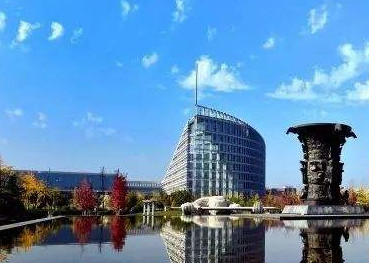
#> input picture imageStitching/data/test1.jpeg, 369 x 263 px
$ python image_stitching.py
#> lines starting #> are read from the running program, lines starting #| are printed output that depends on the picture
'''
 * Copyright 2018/10/29 Yan Wang.
 *
 * Author: Yan Wang <dieqi317@gmail.com>
 *
 '''

import cv2
from matplotlib import pyplot as plt
import numpy as np
import math

# histogram equalization in RGB
def equalize_histogram(img):
    (ch_b, ch_g, ch_r) = cv2.split(img)
    ch_bH = cv2.equalizeHist(ch_b)
    ch_gH = cv2.equalizeHist(ch_g)
    ch_rH = cv2.equalizeHist(ch_r)
    img_equal = cv2.merge((ch_bH, ch_gH, ch_rH))
    return img_equal

# draw match between two img
def draw_matches(img1,kps_img1,img2,kps_img2,matches):
    # get shape of img
    h1, w1 = img1.shape[:2]
    h2, w2 = img2.shape[:2]
    vis = np.zeros((max(h1, h2), w1 + w2, 3), np.uint8)
    # add two img
    vis[:h1, :w1] = img1
    vis[:h2, w1:w1 + w2] = img2
    # get the match point in two img
    p1 = [kpp.queryIdx for kpp in matches]
    p2 = [kpp.trainIdx for kpp in matches]
    post1 = np.int32([kps_img1[pp].pt for pp in p1])
    post2 = np.int32([kps_img2[pp].pt for pp in p2]) + (w1, 0)
    # draw the line
    for (x1, y1), (x2, y2) in zip(post1, post2):
        cv2.line(vis, (x1, y1), (x2, y2), (0,0,255))
    # show the matches
    cv2.imwrite("match.jpg",vis)
    cv2.namedWindow("match",cv2.WINDOW_NORMAL)
    cv2.imshow("match", vis)


# find homography by SIFT
def get_homography(img1,img2):
    # initialize SIFT
    sift = cv2.xfeatures2d.SIFT_create()

    # find keypoints
    (kps_img1,features_img1) = sift.detectAndCompute(img1,None)
    (kps_img2,features_img2) = sift.detectAndCompute(img2,None)

    # feature matching
    bf = cv2.BFMatcher()
    matches = bf.knnMatch(features_img1,features_img2,k=2)

    #use distance to judge whether match can Use
    verified_matches = []
    for loop1,loop2 in matches:
        # add to array only if it's a good match
        if loop1.distance < 0.5 * loop2.distance:
            verified_matches.append(loop1)

    draw_matches(img1,kps_img1,img2,kps_img2,verified_matches)

    img1_pts = []
    img2_pts = []

    # add matching points to transform_array
    for match in verified_matches:
        img1_pts.append(kps_img1[match.queryIdx].pt)
        img2_pts.append(kps_img2[match.trainIdx].pt)
    img1_pts = np.float32(img1_pts).reshape(-1,1,2)
    img2_pts = np.float32(img2_pts).reshape(-1,1,2)

    # get homography matrix
    homography_M,mask = cv2.findHomography(img1_pts,img2_pts,cv2.RANSAC,5.0)

    return homography_M

# use the keypoints to stitch the images
# learn the foundation in https://github.com/pavanpn/Image-Stitching
def stitch_image(img2,img1,homography_M):
    # get width and height of input images
    img1_w,img1_h = img1.shape[:2]
    img2_w,img2_h = img2.shape[:2]

    # get the canvas dimesions
    img1_dims = np.float32([[0,0],[0,img1_w],[img1_h,img1_w],[img1_h,0]]).reshape(-1,1,2)
    src_img2_dims = np.float32([[0,0],[0,img2_w],[img2_h,img2_w],[img2_h,0]]).reshape(-1,1,2)

    # get relative perspective of second image
    img2_dims = cv2.perspectiveTransform(src_img2_dims,homography_M)

    # resulting dimensions
    result_dims = np.concatenate((img1_dims,img2_dims),axis = 0)

    # Calculate dimesions of match points
    [x_min,y_min] = np.int32(result_dims.min(axis=0).ravel() - 1)
    [x_max,y_max] = np.int32(result_dims.max(axis=0).ravel() + 1)

    # Create output array after affine transformation
    transform_dist = [-x_min,-y_min]
    transform_array = np.array([[1,0,transform_dist[0]],
                                [0,1,transform_dist[1]],
                                [0,0,1]])

    # warp images to get the resulting image
    result_img = cv2.warpPerspective(img2,transform_array.dot(M),
                                    (x_max - x_min, y_max - y_min))
    result_img[transform_dist[1]:img1_w + transform_dist[1],
               transform_dist[0]:img1_h + transform_dist[0]] = img1

    return result_img

if __name__ == '__main__':
    # get the path of img
    img1_path = "data/test1.jpeg"
    img2_path = "data/test2.jpeg"
    output_name = "result.jpg"

    # read the aim img
    img1 = cv2.imread(img1_path)
#> img1 is the input picture: shape (263, 369, 3); mean B, G, R 183.2, 142.3, 96.5
    img2 = cv2.imread(img2_path)
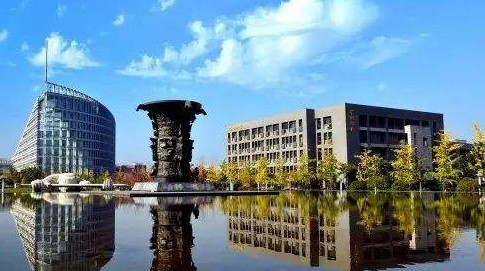
#> input picture imageStitching/data/test2.jpeg, 485 x 271 px
#> img2 is the input picture: shape (271, 485, 3); mean B, G, R 155, 137.9, 109.7

    # equalize histogram
    img1_equal = equalize_histogram(img1)
    img2_equal = equalize_histogram(img2)
#> in equalize_histogram (call 2), `ch_bH = cv2.equalizeHist(ch_b)`:
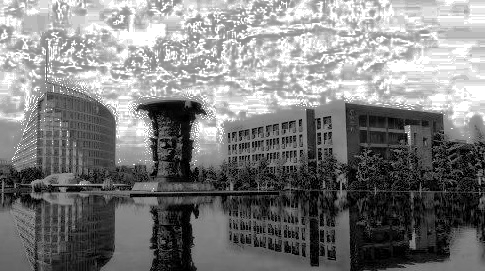
#> ch_bH: shape (271, 485); min 0, max 255, mean 126
#> in equalize_histogram (call 2), `ch_gH = cv2.equalizeHist(ch_g)`:
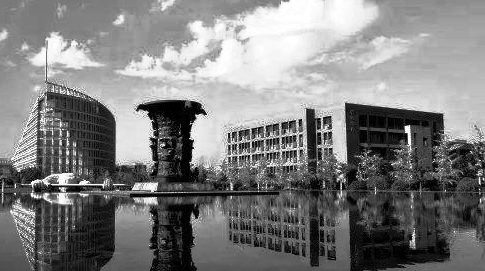
#> ch_gH: shape (271, 485); min 0, max 255, mean 126.6
#> in equalize_histogram (call 2), `ch_rH = cv2.equalizeHist(ch_r)`:
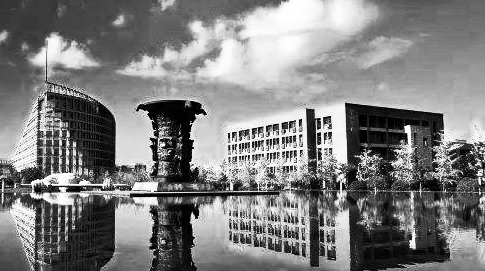
#> ch_rH: shape (271, 485); min 0, max 255, mean 127.3
#> in equalize_histogram (call 2), `img_equal = cv2.merge((ch_bH, ch_gH, ch_rH))`:
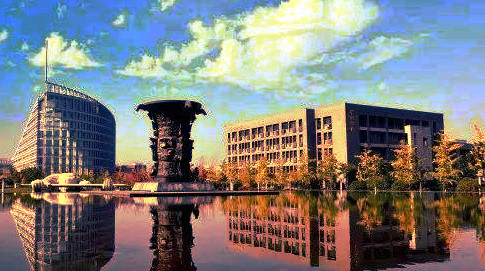
#> img_equal: shape (271, 485, 3); mean B, G, R 126, 126.6, 127.3

    # use SIFT and knnMatch to get  homography
    M = get_homography(img1_equal,img2_equal)
#> in get_homography, `(kps_img1,features_img1) = sift.detectAndCompute(img1,None)`: kps_img1 = 760 keypoints; strongest (x, y, size): (313, 168, 2.3), (217, 175, 2.5), (217, 185, 2.5), (224, 167, 2.6)
#> in get_homography, `(kps_img2,features_img2) = sift.detectAndCompute(img2,None)`: kps_img2 = 1192 keypoints; strongest (x, y, size): (407, 129, 5), (301, 136, 2.1), (300, 120, 2.3), (174, 117, 29.2)
#> in get_homography, `matches = bf.knnMatch(features_img1,features_img2,k=2)`: matches = 760 matches
#> after the loop in get_homography, `for loop1,loop2 in matches:`: verified_matches = 229 matches
#> in draw_matches, `p1 = [kpp.queryIdx for kpp in matches]`: p1 = 229 values from 244 to 757
#> in draw_matches, `p2 = [kpp.trainIdx for kpp in matches]`: p2 = 229 values, max 556 at index 228, min 0 at index 0, mean 244.3
#> in draw_matches, `post1 = np.int32([kps_img1[pp].pt for pp in p1])`: post1 = 229 pairs, first value 157 to 363, second value 29 to 252
#> in draw_matches, `post2 = np.int32([kps_img2[pp].pt for pp in p2]) + (w1, 0)`: post2 = 229 pairs, first value 376 to 582, second value 6 to 229
#> the loop in draw_matches, `for (x1, y1), (x2, y2) in zip(post1, post2):` made 229 passes
#> (x1, y1, x2, y2) on passes 1 to 3: (157, 222, 376, 199), (159, 85, 378, 62), (159, 85, 378, 62)
#> after the loop in draw_matches, `for (x1, y1), (x2, y2) in zip(post1, post2):`:
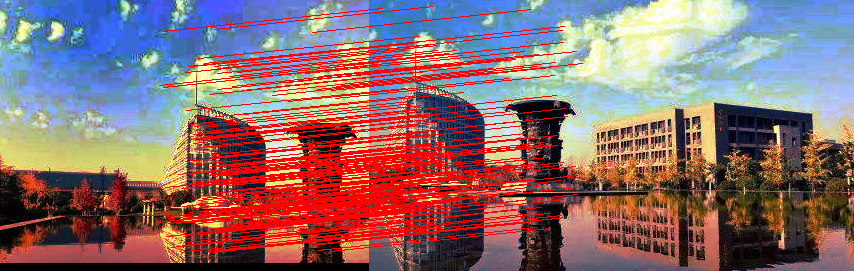
#> vis: shape (271, 854, 3); mean B, G, R 111, 108.8, 142.1
#> after the loop in get_homography, `for match in verified_matches:`: img1_pts = 229 pairs, first value 157.6 to 363.6, second value 29.48 to 252.2; img2_pts = 229 pairs, first value 7.48 to 213.1, second value 6.56 to 229.3
#> in get_homography, `img1_pts = np.float32(img1_pts).reshape(-1,1,2)`: img1_pts = 229 rows, first 8: [157.6, 222.5], [159.6, 85.57], [159.6, 85.57], [160.8, 217.1], [163.5, 87.87], [163.6, 31.87], [165.2, 221.1], [165.8, 187.4]
#> in get_homography, `img2_pts = np.float32(img2_pts).reshape(-1,1,2)`: img2_pts = 229 rows, first 8: [7.48, 199.5], [9.67, 62.65], [9.67, 62.65], [10.85, 194], [12.98, 64.82], [13.23, 8.95], [15.17, 197.9], [15.66, 164.4]
#> in get_homography, `homography_M,mask = cv2.findHomography(img1_pts,img2_pts,cv2.RANSAC,5.0)`: homography_M = [[0.998, -0.000481, -149.5], [-0.0009, 0.996, -22.38], [-4.74e-06, -6.26e-06, 1]]; mask = 229 values from 1 to 1
#> M has the same summary as homography_M in get_homography

    # stitch image
    result_image = stitch_image(img1_equal,img2_equal,M)
#> in stitch_image, `img2_dims = cv2.perspectiveTransform(src_img2_dims,homography_M)`: img2_dims = [[-149.5, -22.38], [-149.9, 239.9], [219.2, 240], [219, -22.76]]
#> in stitch_image, `result_dims = np.concatenate((img1_dims,img2_dims),axis = 0)`: result_dims = [[0, 0], [0, 271], [485, 271], [485, 0], [-149.5, -22.38], [-149.9, 239.9], [219.2, 240], [219, -22.76]]
#> in stitch_image, `[x_min,y_min] = np.int32(result_dims.min(axis=0).ravel() - 1)`: x_min = -150; y_min = -23
#> in stitch_image, `[x_max,y_max] = np.int32(result_dims.max(axis=0).ravel() + 1)`: x_max = 486; y_max = 272
#> in stitch_image, `transform_dist = [-x_min,-y_min]`: transform_dist = [150, 23]
#> in stitch_image, `transform_array = np.array([[1,0,transform_dist[0]], [0,1,transform_di..`: transform_array = [[1, 0, 150], [0, 1, 23], [0, 0, 1]]
#> in stitch_image, `result_img[transform_dist[1]:img1_w + transform_dist[1], transform_dis..`:
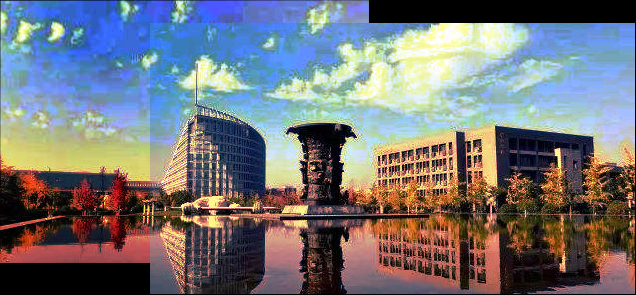
#> result_img: shape (295, 636, 3); mean B, G, R 121.3, 116.7, 116.2

    # write the result to the output
    cv2.imwrite(output_name,result_image)

    # show the result image
    cv2.imshow('result_img',result_image)
    cv2.waitKey()
